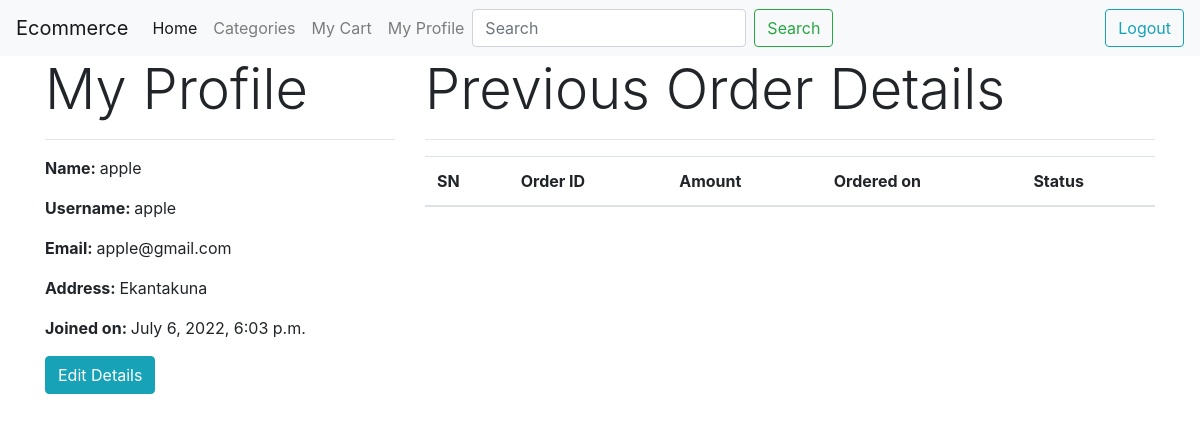
The page /myprofile/ (signed in) on the database as committed earlier.
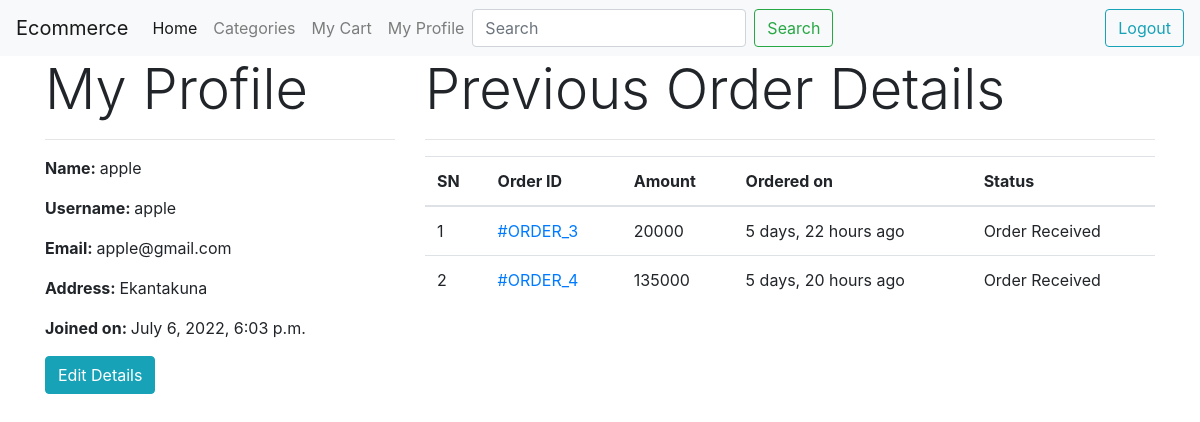
The same page on the database as committed later.
### ecommerceapp/models.py (models this page shows, shortened)
class Customer(models.Model):
    user = models.OneToOneField(User, on_delete=models.CASCADE)
    full_name = models.CharField(max_length=200)
    address = models.CharField(max_length=200, null=True, blank=True)
    joined_on = models.DateTimeField(auto_now_add=True)

class Order(models.Model):
    cart = models.OneToOneField(Cart, on_delete=models.CASCADE)
    ordered_by = models.CharField(max_length=200)
    shipping_address = models.CharField(max_length=200)
    mobile = models.CharField(max_length=10)
    email = models.EmailField(null=True, blank=True)
    subtotal = models.PositiveIntegerField()
    discount = models.PositiveIntegerField()
    total = models.PositiveIntegerField()
    order_status = models.CharField(max_length=50, choices=ORDER_STATUS)
    created_at = models.DateTimeField(auto_now_add=True)

### ecommerceapp/views.py (the view)
# urls.py: path('myprofile/', MyProfile.as_view(), name= 'myprofile'),
class MyProfile(TemplateView):
    template_name= 'myprofile.html'
    def dispatch(self, request, *args, **kwargs) :
        if request.user.is_authenticated and request.user.customer:
            pass
        else:
            return redirect('/login/?next=/myprofile/')
        return super().dispatch(request, *args, **kwargs)
    def get_context_data(self, **kwargs):
        context = super().get_context_data(**kwargs)
        customer = self.request.user.customer
        context['customer'] = customer
        orders = Order.objects.filter(cart__customer=customer)
        context['orders'] = orders
        return context

### ecommerceapp/templates/myprofile.html (shortened to what this page needs)
{%extends 'core/base.html'%}
{%block content%}
<div class="container">
    <div class="row">
        <div class="col-md-4">
            <h4 class="display-4">My Profile</h4>
            <hr>
            <p><span class="font-weight-bold">Name: </span> {{customer.full_name}}</p>
            <p><span class="font-weight-bold">Username: </span> {{customer.user.username}}</p>
            <p><span class="font-weight-bold">Email: </span> {{customer.user.email}}</p>
            <p><span class="font-weight-bold">Address: </span> {{customer.address}}</p>
            <p><span class="font-weight-bold">Joined on: </span> {{customer.joined_on}}</p>
            <a href="" class="btn btn-info">Edit Details</a>
        </div>
        <div class="col-md-8">
            <h4 class="display-4">Previous Order Details</h4>
            <hr>
            <table class="table">
                <thead>
                    <tr>
                        <th>SN</th>
                        <th>Order ID</th>
                        <th>Amount</th>
                        <th>Ordered on</th>
                        <th>Status</th>
                    </tr>
                </thead>
                <tbody>
                    {% for ord in orders %}
                    <tr>
                        <td>{{forloop.counter}}</td>
                        <td><a href="{%url 'orderdetails' id=ord.id%}"> #ORDER_{{ord.id}}</a></td>
                        <td>{{ord.total}}</td>
                        <td>{{ord.created_at|timesince}} ago</td>
                        <td>{{ord.order_status}}</td>
                    </tr>
                    {% endfor %}
                </tbody>
            </table>
        </div>
    </div>
</div>
{%endblock content%}

### templates/core/base.html (shortened to what this page needs)
<!doctype html>
<html lang="en">
  <head>
    <link rel="stylesheet" href="https://cdn.jsdelivr.net/npm/bootstrap@4.6.1/dist/css/bootstrap.min.css">
  </head>
  <body>
    <nav class="navbar navbar-expand-lg navbar-light bg-light">
        <a class="navbar-brand" href="#">Ecommerce</a>
        <div class="collapse navbar-collapse" id="navbarSupportedContent">
          <ul class="navbar-nav mr-auto">
            <li class="nav-item active">
              <a class="nav-link" href="{%url 'home'%}">Home </a>
            </li>
            <li class="nav-item">
              <a class="nav-link" href="{%url 'categories'%}">Categories</a>
            </li>
            <li class="nav-item">
              <a class="nav-link " href="{%url 'mycart'%}">My Cart</a>
            </li>
            <li class="nav-item ">
              <a class="nav-link " href="{%url 'myprofile'%}">My Profile</a>
            </li>
            <form class="form-inline my-2 my-lg-0">
              <input class="form-control mr-sm-2" type="search" placeholder="Search" aria-label="Search">
              <button class="btn btn-outline-success my-2 my-sm-0" type="submit">Search</button>
            </form>
          </ul>
          <form class="form-inline my-2 my-lg-0">
            {% if user.is_authenticated %}
            <a class="btn btn-outline-info my-2 my-sm-0" href="{%url 'logout'%}">Logout</a>
            {%else%}
            <a class="btn btn-outline-info my-2 my-sm-0" href="{%url 'register'%}">Register</a>
            <a class="btn btn-outline-info my-2 my-sm-0" href="{%url 'login'%}">Login</a>
            {%endif%}
          </form>
        </div>
      </nav>
    {%block content%} {%endblock content%}
  </body>
</html>

Rows that differ between the two databases and show on the page:
added Order: id "3", total "20000", created_at "5 days, 22 hours", order_status "Order Received"
added Order: id "4", total "135000", created_at "5 days, 20 hours", order_status "Order Received"
